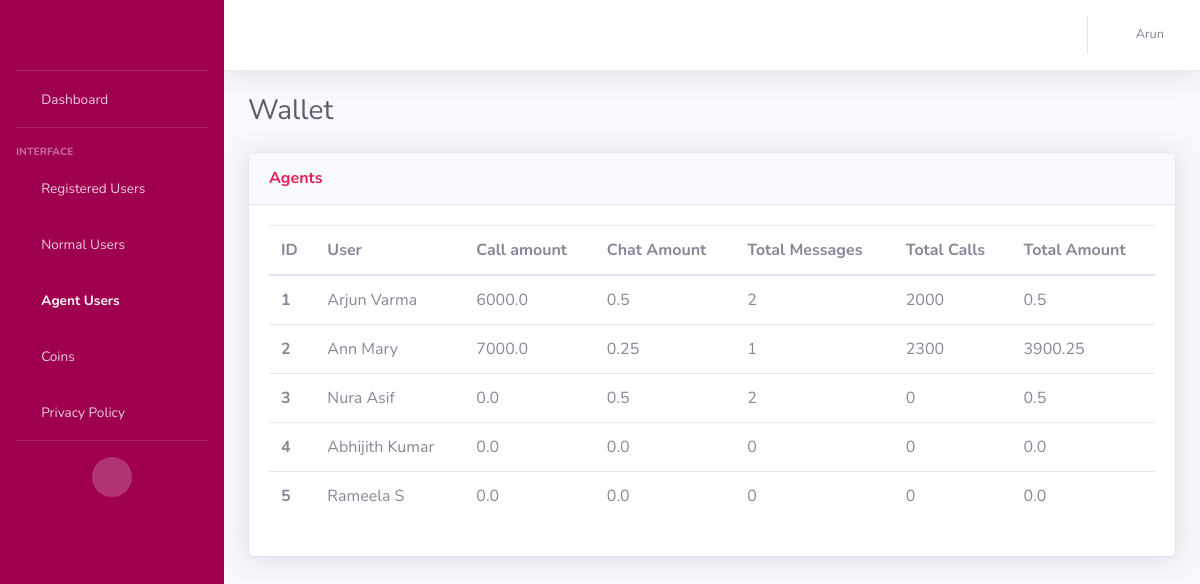
The page /wallet_agent_user (signed in) on the database its author committed.
### AdminApp/models.py (models this page shows, shortened)
class WalletModel(models.Model):
    wallet_id = models.AutoField(primary_key=True)
    user = models.ForeignKey(CustomerModel, on_delete=models.CASCADE)
    wallet_coins = models.IntegerField(default=300, null=True)
    messages_remaining = models.IntegerField(default=0)  # For normal users
    call_amount = models.FloatField(default=0.0)
    chat_amount = models.FloatField(default=0.0)
    total_messages_received = models.IntegerField(default=0)
    total_minutes = models.IntegerField(default=0)
    total_amount = models.FloatField(default=0.0)

class CustomerModel(models.Model):
    NORMAL_USER = 'Normal User'
    AGENT_USER = 'Agent User'
    USER_STATUS_CHOICES = [
        (NORMAL_USER, 'Normal User'),
        (AGENT_USER, 'Agent User'),
    ]
    BOTH = 'Both'
    MALAYALAM = 'Malayalam'
    TAMIL = 'Tamil'
    LANGUAGE_CHOICES = [
        (BOTH, 'Both'),
        (MALAYALAM, 'Malayalam'),
        (TAMIL, 'Tamil'),
    ]
    MALE = 'Male'
    FEMALE = 'Female'
    GENDER_CHOICES = [
        (MALE, 'Male'),
        (FEMALE, 'Female')
    ]
    customer_id = models.AutoField(primary_key=True)
    customer_first_name = models.CharField(max_length=100, default="unknown")
    customer_last_name = models.CharField(max_length=100, default="unknown")
    customer_email = models.EmailField(default="unknown")
    customer_contact = models.CharField(max_length=50)
    gender = models.CharField(
        max_length=20,
        choices=GENDER_CHOICES,
        null=True
    )
    status = models.CharField(
        max_length=20,
        choices=USER_STATUS_CHOICES,
        default=NORMAL_USER,
    )
    is_online = models.BooleanField(default=False)
    languages = models.CharField(
        max_length=20,
        choices=LANGUAGE_CHOICES,
        default=BOTH,
    )
    is_existing = models.BooleanField(default=False)
    adhaar_no = models.CharField(max_length=50, default="unknown")
    rating = models.IntegerField()
    terms_conditions = models.BooleanField(default=False)
    customer_password = models.CharField(max_length=100)
    @property
    def rating(self):
        from .models import RatingModel
        rating = RatingModel.objects.filter(agent=self).aggregate(Avg('ratings')).get('ratings__avg')
        return rating if rating is not None else 0

### AdminApp/views.py (the view)
# urls.py: path('wallet_agent_user', views.wallet_agentuser, name='wallet_agent_users'),
def wallet_agentuser(request):
    username = request.session.get('user', None)
    if username is None:
        return redirect('/login')
    wallets = WalletModel.objects.filter(user__status='Agent User')
    return render(request, 'agentuser_wallet.html', {'wallets': wallets, 'username': username})

### templates/agentuser_wallet.html (shortened to what this page needs)
<!DOCTYPE html>
<html lang="en">
<head>
    {% load static %}
    <link href="{% static 'vendor/fontawesome-free/css/all.min.css' %}" rel="stylesheet" type="text/css">
    <link href="{% static 'css/sb-admin-2.min.css' %}" rel="stylesheet">
</head>
<body id="page-top">
    <div id="wrapper">
        <ul class="navbar-nav bg-gradient-primary sidebar sidebar-dark accordion" id="accordionSidebar">
            <a class="sidebar-brand d-flex align-items-center justify-content-center" href="{% url 'home' %}">
                <div class="logo" style="background-image: url({% static 'img/call-match.png' %});"></div>
            </a>
            <hr class="sidebar-divider my-0">
            <li class="nav-item ">
                <a class="nav-link" href="{% url 'home' %}">
                    <i class="fas fa-fw fa-tachometer-alt"></i>
                    <span>Dashboard</span></a>
            </li>
            <hr class="sidebar-divider">
            <div class="sidebar-heading">
                Interface
            </div>
            <li class="nav-item">
                <a class="nav-link" href="{% url 'users' %}">
                    <i class="fas fa-fw fa-table"></i>
                    <span>Registered Users</span></a>
            </li>
            <li class="nav-item">
                <a class="nav-link collapsed" href="#" data-toggle="collapse" data-target="#collapseUtilities"
                    aria-expanded="true" aria-controls="collapseUtilities">
                    <i class="fas fa-fw fa-users"></i>
                    <span>Normal Users</span>
                </a>
            </li>
            <li class="nav-item active">
                <a class="nav-link collapsed" href="#" data-toggle="collapse" data-target="#collapseUtilities1"
                    aria-expanded="true" aria-controls="collapseUtilities1">
                    <i class="fas fa-fw fa-users"></i>
                    <span>Agent Users</span>
                </a>
            </li>
            <li class="nav-item">
                <a class="nav-link collapsed" href="#" data-toggle="collapse" data-target="#collapseUtilities2"
                    aria-expanded="true" aria-controls="collapseUtilities1">
                    <i class="fas fa-fw fa-coins"></i>
                    <span>Coins</span>
                </a>
            </li>
            <li class="nav-item">
                <a class="nav-link collapsed" href="{% url 'privacy-policy' %}"
                    aria-expanded="true" aria-controls="collapseUtilities1">
                    <i class="fas fa-fw fa-fingerprint"></i>
                    <span>Privacy Policy</span>
                </a>
            </li>
            <hr class="sidebar-divider">
            <div class="text-center d-none d-md-inline">
                <button class="rounded-circle border-0" id="sidebarToggle"></button>
            </div>
        </ul>
        <div id="content-wrapper" class="d-flex flex-column">
            <div id="content">
                <nav class="navbar navbar-expand navbar-light bg-white topbar mb-4 static-top shadow">
                    <ul class="navbar-nav ml-auto">
                        <li class="nav-item dropdown no-arrow">
                            <a class="nav-link dropdown-toggle" href="#" id="userDropdown" role="button"
                                data-toggle="dropdown" aria-haspopup="true" aria-expanded="false">
                                <i class="fas fa-fw fa-user"></i>
                                <span class="mr-2 d-none d-lg-inline text-gray-600 small">{{username}}</span>
                            </a>
                        </li>
                    </ul>
                </nav>
                <div class="container-fluid">
                    <div class="d-sm-flex align-items-center justify-content-between mb-4">
                        <h1 class="h3 mb-0 text-gray-800">Wallet</h1>
                    </div>
                    <div class="row">
                        <div class="col">
                            <div class="card shadow mb-4">
                                <div
                                    class="card-header py-3 d-flex flex-row align-items-center justify-content-between">
                                    <h6 class="m-0 font-weight-bold text-primary">Agents</h6>
                                    <div class="dropdown no-arrow">
                                        <a class="dropdown-toggle" href="#" role="button" id="dropdownMenuLink"
                                            data-toggle="dropdown" aria-haspopup="true" aria-expanded="false">
                                            <i class="fas fa-ellipsis-v fa-sm fa-fw text-gray-400"></i>
                                        </a>
                                    </div>
                                </div>
                                <div class="card-body">
                                    <div class="table-responsive">
                                        <table class="table table-hover all-users">
                                          <thead>
                                            <tr>
                                              <th scope="col">ID</th>
                                              <th scope="col">User</th>
                                              <th scope="col">Call amount</th>
                                              <th scope="col">Chat Amount</th>
                                              <th scope="col">Total Messages</th>
                                              <th scope="col">Total Calls</th>
                                              <th scope="col">Total Amount</th>
                                            </tr>
                                          </thead>
                                          <tbody>
                                          {% for wallet in wallets %}
                                            <tr>
                                                <th scope="row">{{ forloop.counter }}</th>
                                              <td>{{wallet.user.customer_first_name}} {{wallet.user.customer_last_name}}</td>
                                              <td>{{wallet.call_amount}}</td>
                                              <td>{{wallet.chat_amount}}</td>
                                              <td>{{wallet.total_messages_received}}</td>
                                              <td>{{wallet.total_minutes}}</td>
                                              <td>{{wallet.total_amount}}</td>
                                            </tr>
                                          {% endfor %}
                                          </tbody>
                                        </table>
                                    </div>
                                </div>
                            </div>
                        </div>
                    </div>
                </div>
            </div>
        </div>
    </div>
</body>
</html>

### templates/agentuser_wallet.html (style rules this page uses)
.logo { height:2rem; width:8rem; background-position: center; background-size: cover; background-repeat: no-repeat; }

### rows shown on the page
WalletModel: user.customer_first_name "Arjun", user.customer_last_name "Varma", call_amount "6000.0", chat_amount "0.5", total_messages_received "2", total_minutes "2000", total_amount "0.5"
WalletModel: user.customer_first_name "Ann", user.customer_last_name "Mary", call_amount "7000.0", chat_amount "0.25", total_messages_received "1", total_minutes "2300", total_amount "3900.25"
WalletModel: user.customer_first_name "Nura", user.customer_last_name "Asif", call_amount "0.0", chat_amount "0.5", total_messages_received "2", total_minutes "0", total_amount "0.5"
WalletModel: user.customer_first_name "Abhijith", user.customer_last_name "Kumar", call_amount "0.0", chat_amount "0.0", total_messages_received "0", total_minutes "0", total_amount "0.0"
WalletModel: user.customer_first_name "Rameela", user.customer_last_name "S", call_amount "0.0", chat_amount "0.0", total_messages_received "0", total_minutes "0", total_amount "0.0"

### other values the page prints
{{ username }} "Arun"
